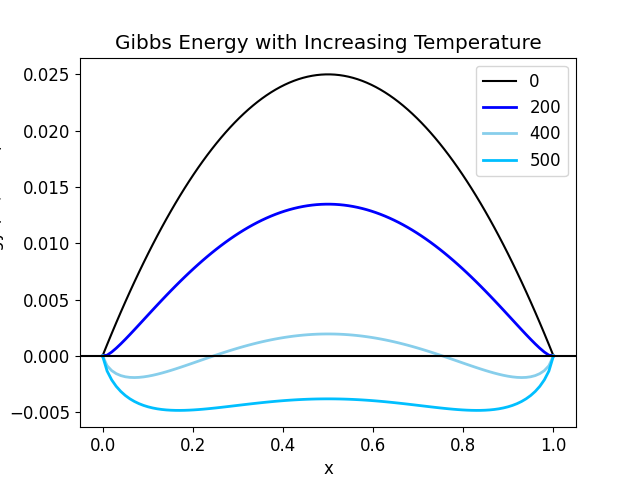

Write the Python code that produced this figure.


import numpy as np
import matplotlib.pyplot as plt
import matplotlib

matplotlib.rcParams.update({'font.size': 12})
x = np.linspace(0.0, 1, 100)


h = 0.1*x*(1-x)



plt.plot(x, h, c = 'black')
#shades of blue
gibbs_colors = ['blue', 'skyblue', 'deepskyblue']
#shades of red
s_colors = ['red', 'salmon', 'darkred']
idx = 0
for T in [200, 400, 500]:
	
	s = T*8.315e-5*x*np.log(x+1e-9) + T*8.315e-5*(1-x)*np.log(1-x + 1e-9)
	# plt.plot(x, s, c = s_colors[idx])
	plt.plot(x, h + s, c = gibbs_colors[idx], linewidth = 2)
	idx += 1

plt.title('Gibbs Energy with Increasing Temperature')
plt.xlabel('x')
plt.ylabel('Gibbs Energy (ev/atom)')
plt.axhline(0, c='black', label = "_no_legend_")

plt.legend([0] + [200, 400, 500])
plt.savefig('gibbs_energy.png')